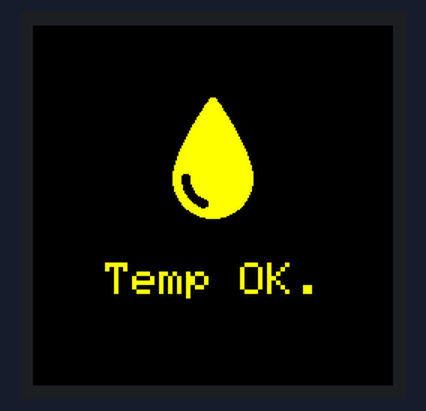
This sketch was run on a simulated ESP32. On the bench: 240×240 colour display. What the sketch prints to the serial monitor is not drawn.

Above: at 0.8 s.
At 3.8 s:
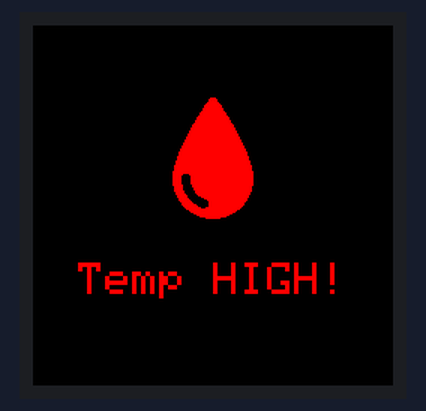

The sketch:

sketch_jun8a.ino
```cpp
#include <LovyanGFX.hpp>
#include <drop.h>

class LGFX : public lgfx::LGFX_Device {
  lgfx::Panel_GC9A01 _panel;
  lgfx::Bus_SPI _bus;

public:
  LGFX() {
    auto cfg = _bus.config();

    cfg.spi_host = SPI2_HOST;
    cfg.spi_mode = 0;

    // TRY THIS ALTERNATE PIN SET (VERY IMPORTANT)
    cfg.pin_sclk = 6;
    cfg.pin_mosi = 7;
    cfg.pin_miso = -1;
    cfg.pin_dc   = 2;

    cfg.freq_write = 20000000;

    _bus.config(cfg);
    _panel.setBus(&_bus);

    auto pcfg = _panel.config();

    pcfg.pin_cs  = 10;
    pcfg.pin_rst = 3;
    pcfg.pin_busy = -1;

    pcfg.panel_width  = 240;
    pcfg.panel_height = 240;

    pcfg.offset_rotation = 0;

    pcfg.offset_x = 0;
    pcfg.offset_y = 0;

    pcfg.rgb_order = false;
    pcfg.invert = true;

    _panel.config(pcfg);
    setPanel(&_panel);
  }
};

LGFX tft;

const unsigned char* epd_bitmap_allArray[1] = {
	drop
};


void setup() {
  Serial.begin(115200);
  delay(500);
  Serial.println("START");

  tft.init();
  tft.setRotation(0);
  tft.startWrite();
  tft.fillScreen(TFT_BLACK);

  // Draw the 90x90 drop icon centered on 240x240 screen
  // 1-bit bitmap: 1=icon shape, 0=background (transparent)
  tft.drawBitmap(75, 45, drop, 90, 90, TFT_YELLOW);
  tft.setTextColor(TFT_YELLOW, TFT_BLACK);
  tft.setTextSize(3);
  tft.setTextDatum(lgfx::middle_center);
  tft.drawString("Temp OK.", 120, 170);

  delay(3000);

  // Clear and redraw in red
  tft.fillScreen(TFT_BLACK);
  tft.drawBitmap(75, 45, drop, 90, 90, TFT_RED);
  tft.setTextColor(TFT_RED, TFT_BLACK);
  tft.drawString("Temp HIGH!", 120, 170);

  tft.endWrite();
  Serial.println("DONE");
}

void loop() {}
```

Source omitted: drop.h (data table, 6589 bytes)

Measured:
- what the display in image 0 shows lasts 3.1 s, from 0.7 s to 3.8 s
